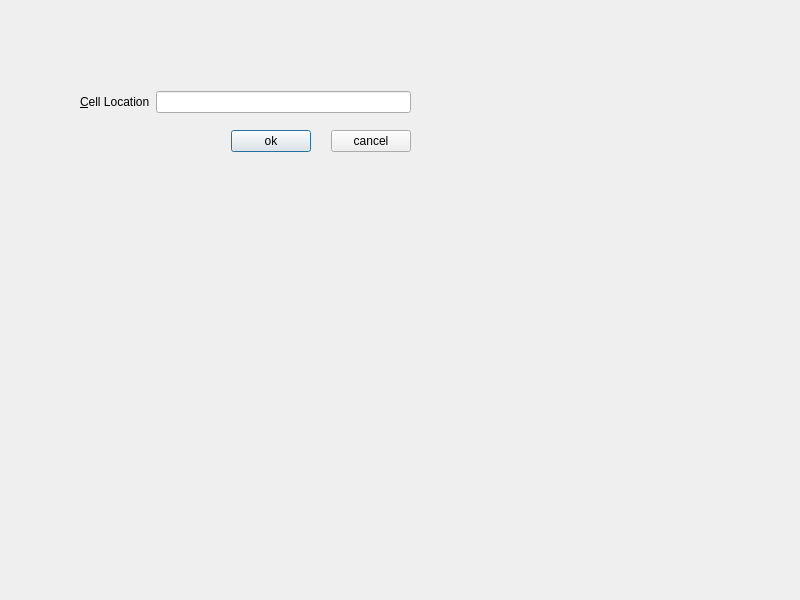
<?xml version="1.0" encoding="UTF-8"?>
<ui version="4.0">
 <class>Widget</class>
 <widget class="QWidget" name="Widget">
  <property name="geometry">
   <rect>
    <x>0</x>
    <y>0</y>
    <width>800</width>
    <height>600</height>
   </rect>
  </property>
  <property name="windowTitle">
   <string>Go To Cell</string>
  </property>
  <widget class="QWidget" name="">
   <property name="geometry">
    <rect>
     <x>80</x>
     <y>90</y>
     <width>331</width>
     <height>24</height>
    </rect>
   </property>
   <layout class="QHBoxLayout" name="horizontalLayout">
    <item>
     <widget class="QLabel" name="label">
      <property name="text">
       <string>&amp;Cell Location</string>
      </property>
      <property name="buddy">
       <cstring>lineEdit</cstring>
      </property>
     </widget>
    </item>
    <item>
     <widget class="QLineEdit" name="lineEdit"/>
    </item>
   </layout>
  </widget>
  <widget class="QWidget" name="">
   <property name="geometry">
    <rect>
     <x>80</x>
     <y>130</y>
     <width>331</width>
     <height>22</height>
    </rect>
   </property>
   <layout class="QHBoxLayout" name="horizontalLayout_2">
    <property name="spacing">
     <number>20</number>
    </property>
    <item>
     <spacer name="horizontalSpacer">
      <property name="orientation">
       <enum>Qt::Horizontal</enum>
      </property>
      <property name="sizeHint" stdset="0">
       <size>
        <width>40</width>
        <height>20</height>
       </size>
      </property>
     </spacer>
    </item>
    <item>
     <widget class="QPushButton" name="btnOk">
      <property name="text">
       <string>ok</string>
      </property>
      <property name="default">
       <bool>true</bool>
      </property>
     </widget>
    </item>
    <item>
     <widget class="QPushButton" name="btnCancel">
      <property name="text">
       <string>cancel</string>
      </property>
      <property name="default">
       <bool>false</bool>
      </property>
     </widget>
    </item>
   </layout>
  </widget>
 </widget>
 <resources/>
 <connections/>
</ui>
